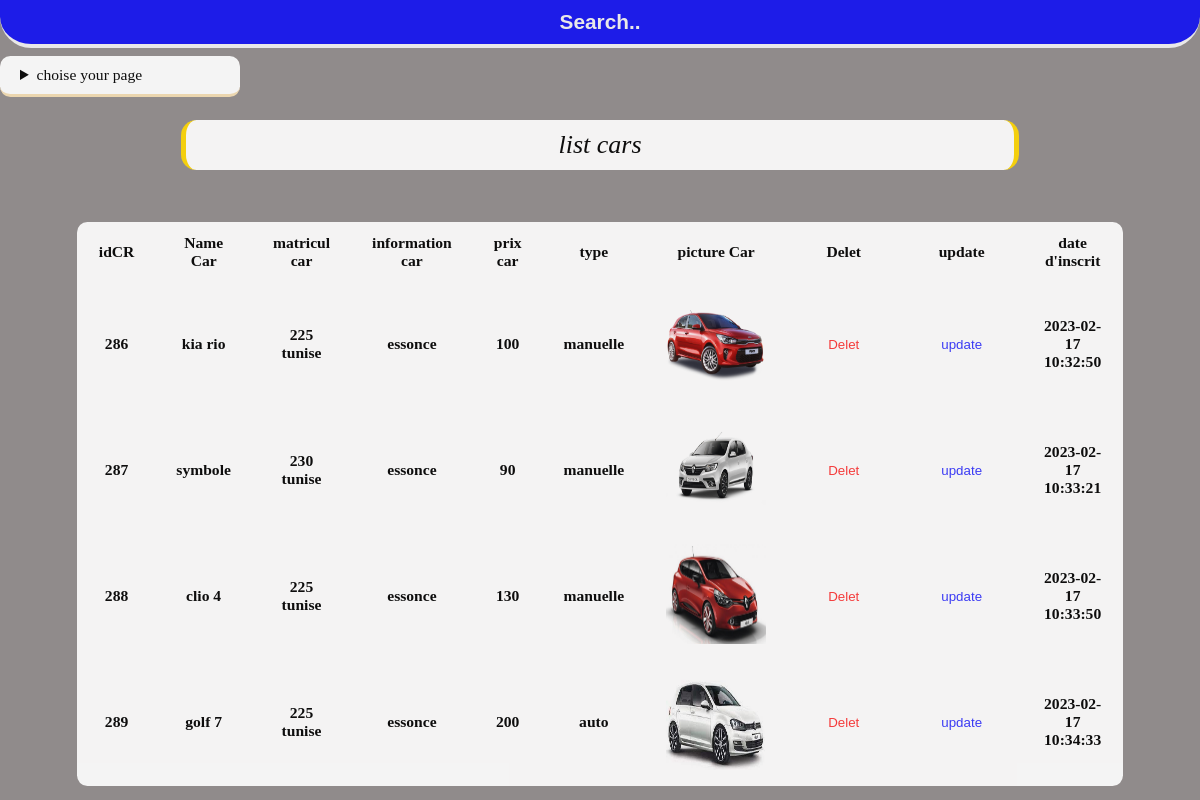
/CarsPhp/AllCars.php, run on the app's committed database.
### tables this page shows
CREATE TABLE IF NOT EXISTS `cars` (
  `idCR` int(11) NOT NULL AUTO_INCREMENT,
  `name_Car` varchar(200) NOT NULL,
  `matricul_Car` varchar(200) NOT NULL,
  `info_Car` varchar(200) NOT NULL,
  `prix_Car` float NOT NULL,
  `type` varchar(100) NOT NULL,
  `pict_Car` text NOT NULL,
  `date` timestamp NOT NULL DEFAULT CURRENT_TIMESTAMP ON UPDATE CURRENT_TIMESTAMP,
  PRIMARY KEY (`idCR`)
);

### CarsPhp/AllCars.php (the view, shortened to what this page needs)
<!DOCTYPE html>
<html lang="en">
<head>
    <link type="text/css" rel="stylesheet" href="allcars.css">
</head>
<body>
<input id="myInput" type="text" placeholder="Search..">
<details class="goldenrod">
        <summary>choise your page </summary>
       </details>
        <table border="1" id="em">
            <caption>list cars</caption>
            <tr>
                <th>idCR</th>
                <th>Name Car</th>
                <th>matricul car</th>
                <th>information car</th>
                <th>prix car</th>
                <th>type</th>
                <th>picture Car</th>
                <th>Delet</th>
                <th>update</th>
                <th>date d'inscrit</th>
            </tr>
            <?php
            $req = 'SELECT * FROM cars';
            $envoi = @mysql_query($req);
            while ($row = @mysql_fetch_array($envoi)) { ?>
<tr>
                <th class="th2"><?php echo strip_tags($row['idCR']); ?>   </th>
                <th class="th2"><?php echo strip_tags($row['name_Car']); ?></th>
                <th class="th2"><?php echo strip_tags($row['matricul_Car']); ?></th>
                <th class="th2"><?php echo strip_tags($row['info_Car']); ?></th>
                <th class="th2"><?php echo strip_tags($row['prix_Car']); ?></th>
                <th class="th2"><?php echo strip_tags($row['type']); ?></th>
                <th class="th2">   <img src="imag/<?php echo strip_tags($row['pict_Car']);?> " alt="" width="100px" height="100px">         </th>
                <th><a href="deletcar.php?delet=<?php echo strip_tags($row['idCR']);?>">
              <input type="submit" value="Delet"> </a>
            </th>
            <th><a href="updatecar.php?update=<?php echo strip_tags($row['idCR']);?>">
              <input class='walid' type="submit" value="update"> </a>
            </th>
                <th class="th2"><?php echo strip_tags($row['date']);?></th>
                </tr>
                    <?php }
            ?>
            </table>
</body>
</html>

### CarsPhp/allcars.css (style rules this page uses)
*, *::before , *::after { padding: 0;margin: 0;outline: none ; box-sizing: border-box; text-decoration: none; }
body { background-color: rgb(144, 139, 139); }
html { font-size: 65.0%; }
#myInput { position:fixed; top:0; right:0; left: 0; border:none; padding:10px 10px; text-align:center; font-weight:bold; font-size:1.5rem; border-bottom-left-radius: 3rem; border-bottom-right-radius: 3rem; background-color: blue; opacity: 0.8; border-bottom: 4px solid white; z-index: 200; color: white;font-size: 2rem; }
#myInput::placeholder { color:white;font-size: 2rem; }
details { color: white; cursor: pointer; display: flex; background-color: #fff; opacity: 0.9; color: black; position: fixed;left:0; top:7%;border-radius: 1rem; border-bottom: 3px solid wheat; z-index: 100; width: 20%; text-align: center; }
summary { list-style-type:disclosure-closed; padding: 10px 20px; font-size: 1.5rem; }
table { width: 50%; background-color: white; margin: auto; margin-top: 10%; opacity: 0.9; border: none; border-radius: 1rem; }
table caption { font-size: 2.5rem; font-style: oblique; font-weight:100; background-color: #fff; border-radius: 1.5rem; padding: 10px; border-left: 5px solid gold; border-right: 5px solid gold; width: 80%; margin: auto; margin-bottom: 5%; }
table th { padding: 10px 20px; font-weight:bold; font-size: 1.5rem; border: none; }
th input { border: none; padding: 8px 20px; background-color: #fff; color: red; cursor: pointer; transition: all 0.5s linear; border-radius: 0.8rem; opacity: 0.8; }
th input.walid { color: blue; }

### data on the page
cars: idCR "286", name_Car "kia rio", matricul_Car "225 tunise", info_Car "essonce", prix_Car "100", type "manuelle", pict_Car (picture), date "2023-02-17 10:32:50"
cars: idCR "287", name_Car "symbole", matricul_Car "230 tunise", info_Car "essonce", prix_Car "90", type "manuelle", pict_Car (picture), date "2023-02-17 10:33:21"
cars: idCR "288", name_Car "clio 4", matricul_Car "225 tunise", info_Car "essonce", prix_Car "130", type "manuelle", pict_Car (picture), date "2023-02-17 10:33:50"
cars: idCR "289", name_Car "golf 7", matricul_Car "225 tunise", info_Car "essonce", prix_Car "200", type "auto", pict_Car (picture), date "2023-02-17 10:34:33"
